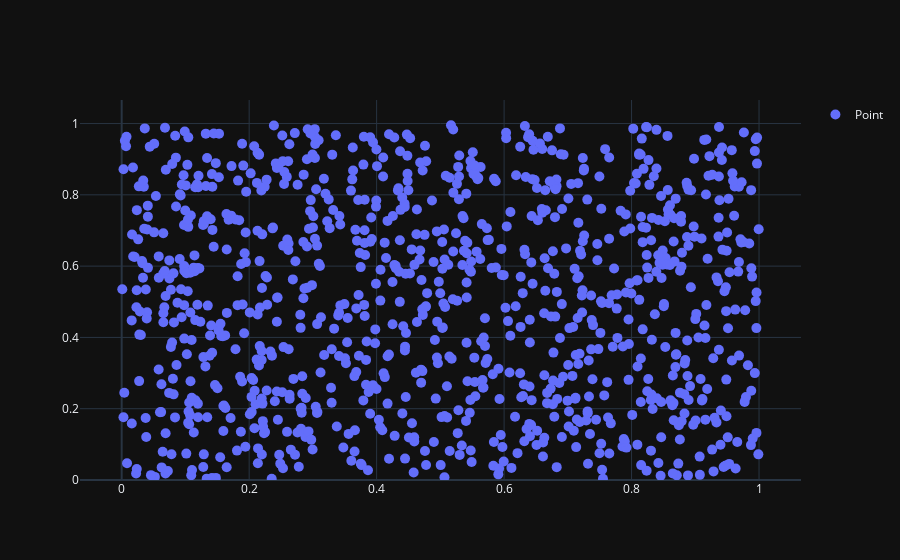

Notebook code cell kept with this figure:
### Markdown cell above
# Working

### Code cell
a = np.random.random(1000)
b = np.random.random(1000)
df = pd.DataFrame({'a': a, 'b': b})

ggplot(df, aes(x='a', y='b')) + geom_point() + theme_dark()

### Figure 1 — Plotly figure (JSON) as saved in the notebook; plotly's stock layout.template omitted (floating-point values rounded to 4 significant figures; data arrays with more than 128 entries replaced by an {"elided": "..."} marker saying what was removed)
{"data": [{"marker": {"size": 10}, "mode": "markers", "name": "Point", "opacity": 1, "showlegend": true, "type": "scatter", "x": {"elided": "1000 float values"}, "xaxis": "x", "y": {"elided": "1000 float values"}, "yaxis": "y"}], "layout": {"xaxis": {"anchor": "y", "domain": [0, 1]}, "yaxis": {"anchor": "x", "domain": [0, 1], "rangemode": "tozero"}}}
